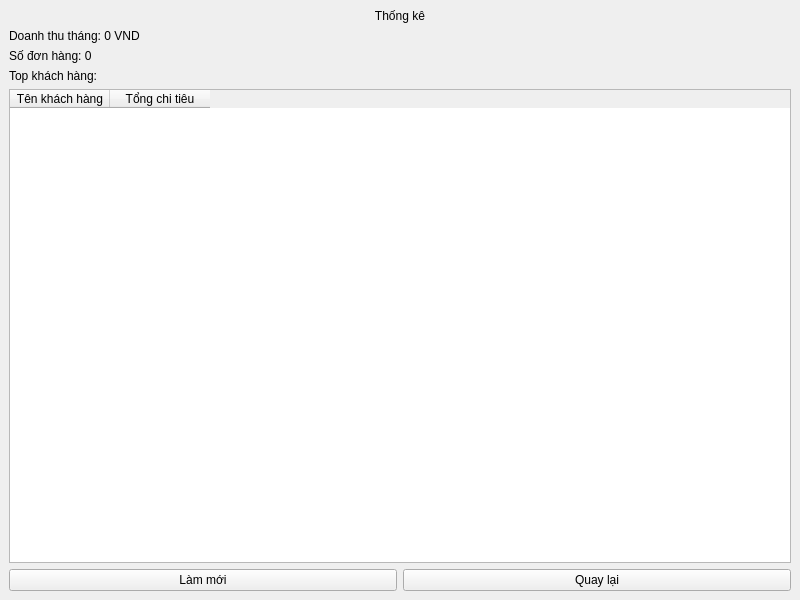
<?xml version="1.0" encoding="UTF-8"?>
<ui version="4.0">
 <class>AdminStats</class>
 <widget class="QMainWindow" name="AdminStats">
  <property name="geometry">
   <rect>
    <x>0</x>
    <y>0</y>
    <width>800</width>
    <height>600</height>
   </rect>
  </property>
  <widget class="QWidget" name="centralwidget">
   <layout class="QVBoxLayout" name="verticalLayout">
    <item>
     <widget class="QLabel" name="title">
      <property name="text">
       <string>Thống kê</string>
      </property>
      <property name="alignment">
       <set>Qt::AlignCenter</set>
      </property>
     </widget>
    </item>
    <item>
     <widget class="QLabel" name="revenue_label">
      <property name="text">
       <string>Doanh thu tháng: 0 VND</string>
      </property>
     </widget>
    </item>
    <item>
     <widget class="QLabel" name="orders_label">
      <property name="text">
       <string>Số đơn hàng: 0</string>
      </property>
     </widget>
    </item>
    <item>
     <widget class="QLabel" name="top_customers_label">
      <property name="text">
       <string>Top khách hàng:</string>
      </property>
     </widget>
    </item>
    <item>
     <widget class="QTableWidget" name="customers_table">
      <column>
       <property name="text">
        <string>Tên khách hàng</string>
       </property>
      </column>
      <column>
       <property name="text">
        <string>Tổng chi tiêu</string>
       </property>
      </column>
     </widget>
    </item>
    <item>
     <layout class="QHBoxLayout" name="horizontalLayout">
      <item>
       <widget class="QPushButton" name="refresh_btn">
        <property name="text">
         <string>Làm mới</string>
        </property>
       </widget>
      </item>
      <item>
       <widget class="QPushButton" name="back_btn">
        <property name="text">
         <string>Quay lại</string>
        </property>
       </widget>
      </item>
     </layout>
    </item>
   </layout>
  </widget>
 </widget>
</ui> 
